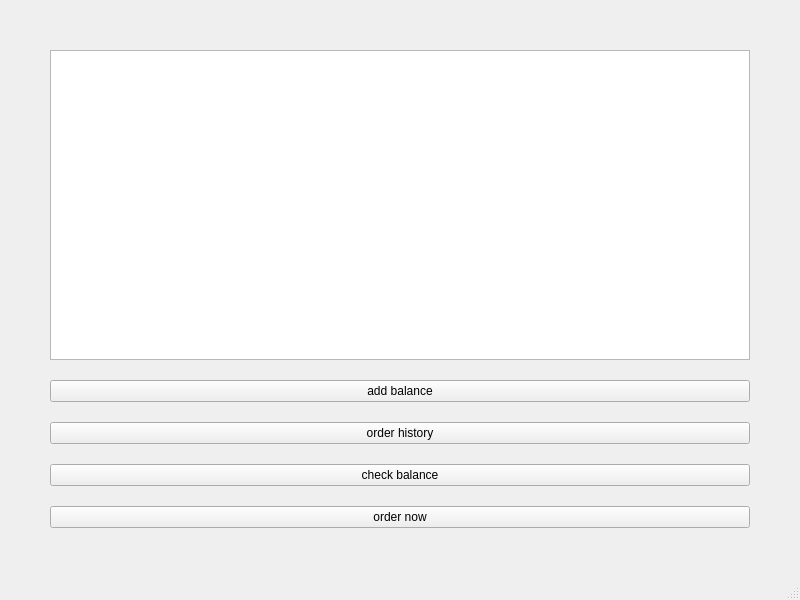
<?xml version="1.0" encoding="UTF-8"?>
<ui version="4.0">
 <class>HomePage</class>
 <widget class="QMainWindow" name="HomePage">
  <property name="geometry">
   <rect>
    <x>0</x>
    <y>0</y>
    <width>800</width>
    <height>600</height>
   </rect>
  </property>
  <property name="windowTitle">
   <string>MainWindow</string>
  </property>
  <widget class="QWidget" name="centralwidget">
   <layout class="QVBoxLayout" name="verticalLayout" stretch="0,0,0,0,0">
    <property name="spacing">
     <number>20</number>
    </property>
    <property name="sizeConstraint">
     <enum>QLayout::SetDefaultConstraint</enum>
    </property>
    <property name="leftMargin">
     <number>50</number>
    </property>
    <property name="topMargin">
     <number>50</number>
    </property>
    <property name="rightMargin">
     <number>50</number>
    </property>
    <property name="bottomMargin">
     <number>50</number>
    </property>
    <item>
     <widget class="QTableView" name="tableViewOrders"/>
    </item>
    <item>
     <widget class="QPushButton" name="pushButton_addBalance">
      <property name="text">
       <string>add balance</string>
      </property>
     </widget>
    </item>
    <item>
     <widget class="QPushButton" name="pushButton_orderHistory">
      <property name="text">
       <string>order history</string>
      </property>
     </widget>
    </item>
    <item>
     <widget class="QPushButton" name="pushButton_checkBalance">
      <property name="enabled">
       <bool>true</bool>
      </property>
      <property name="text">
       <string>check balance</string>
      </property>
     </widget>
    </item>
    <item>
     <widget class="QPushButton" name="pushButton_orderNow">
      <property name="text">
       <string>order now</string>
      </property>
     </widget>
    </item>
   </layout>
  </widget>
  <widget class="QMenuBar" name="menubar">
   <property name="geometry">
    <rect>
     <x>0</x>
     <y>0</y>
     <width>800</width>
     <height>21</height>
    </rect>
   </property>
  </widget>
  <widget class="QStatusBar" name="statusbar"/>
 </widget>
 <tabstops>
  <tabstop>tableViewOrders</tabstop>
 </tabstops>
 <resources/>
 <connections/>
</ui>
